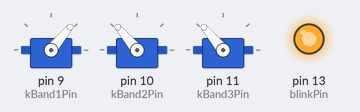
Simulated run of this sketch. Board: Arduino Uno, built with avr-gcc and run on an emulated ATmega328P. Shown: 3 × servo, output pins drawn as LEDs (lit = HIGH).

Above: at 5.05 s.
At 7.5 s:
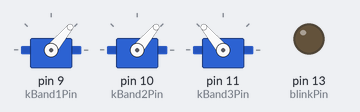
At 10.0 s:
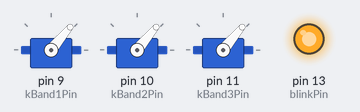
At 14.95 s:
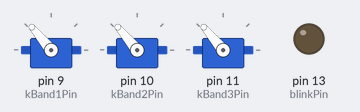
Timing chart, 0 to 18.0 s (numbered marks = the images above):
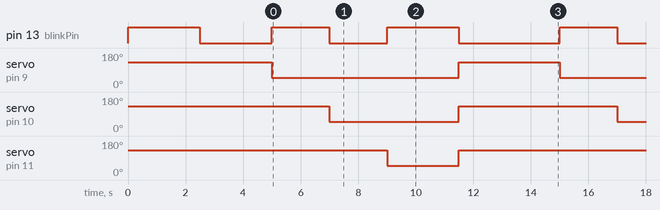

Measured:
- by itself, pin 13 (blinkPin): repeats every 10.0 s: HIGH 2.0 s, LOW 2.0 s, HIGH 2.5 s, LOW 3.5 s
- by itself, servo on pin 9 (kBand1Pin): alternates 130° for 3.5 s and 50° for 6.5 s
- by itself, servo on pin 10 (kBand2Pin): alternates 130° for 5.5 s and 50° for 4.5 s
- by itself, servo on pin 11 (kBand3Pin): alternates 130° for 7.5 s and 50° for 2.5 s

The sketch:

VERASleeve.ino
```cpp
/*
 * Simple code to move the linear servo.
 * Use with the Arduino IDE's Serial Monitor or Serial Plotter.
 */

#include <Servo.h>

Servo band1;
Servo band2;
Servo band3;

const int kBand1Pin = 9;
const int kBand2Pin = 10;
const int kBand3Pin = 11;
const int kInitializationDelay = 5000;
const int kCyclePeriod = 10000;
const int kDelayBetweenBands = 2000;
const int kFirstBandDutyInterval = 6500;
const int kServoMin = 50;
const int kServoMax = 130;
const int blinkPin = 13;

void setup() {
  // initialize servo
  band1.attach(kBand1Pin);
  band2.attach(kBand2Pin);
  band3.attach(kBand3Pin);
  pinMode(blinkPin, OUTPUT);
  digitalWrite(blinkPin, HIGH);
  band1.write(kServoMax);
  band2.write(kServoMax);
  band3.write(kServoMax);
  delay(kInitializationDelay / 2);
  digitalWrite(blinkPin, LOW);
  delay(kInitializationDelay / 2);
}

void loop() {
  digitalWrite(blinkPin, HIGH);
  band1.write(kServoMin);
  delay(kDelayBetweenBands);

  digitalWrite(blinkPin, LOW);
  band2.write(kServoMin);
  delay(kDelayBetweenBands);

  digitalWrite(blinkPin, HIGH);
  band3.write(kServoMin);
  delay(kFirstBandDutyInterval - 2 * kDelayBetweenBands);

  digitalWrite(blinkPin, LOW);
  band1.write(kServoMax);
  band2.write(kServoMax);
  band3.write(kServoMax);
  delay(kCyclePeriod - kFirstBandDutyInterval);
}
```
